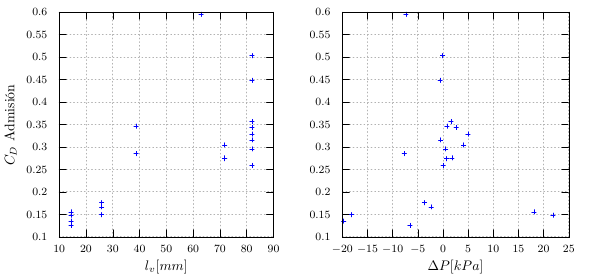

gnuplot code for this plot:
ifile = 'cd_vs_alzada.dat'
ofile = 'cd_vs_alzada_adm.tex'

set terminal tikz standalone color size 15cm,7cm
set termoption dash
set output ofile

set grid lw 1.5
# unset key

# set lmargin at screen 0.05
# set rmargin at screen 0.95
# set bmargin at screen 0.05
# set tmargin at screen 0.95

unset key
set multiplot layout 1,2
set tics font ",8"
set ylabel "$C_{D}$ Admisión"
set xlabel "$l_v [mm]$"
plot ifile u ($4*1000):6  w p lc "blue" t "Admisión"
unset ylabel
set xlabel "$\\Delta P [kPa]$"
plot ifile u ($5/1000):6  w p lc "blue" t "Admisión"
unset multiplot
